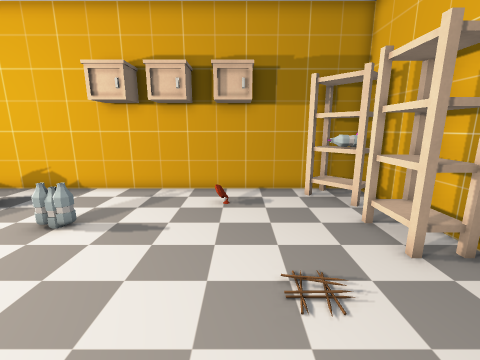
[1] (above)

13 first-person views from a walk through a level from a Godot 3-D game. The camera is 1.5 m above the floor, tilts 12° down and sees 90° across. The floor is counted in squares, 0.5 m on a side. Each view is taken from the middle of a square. On the plan, view 1 faces up. The plan holds only what a view shows up to about 19 squares ahead; the rest is blank. Some surface patterns are stand-ins.

[2]
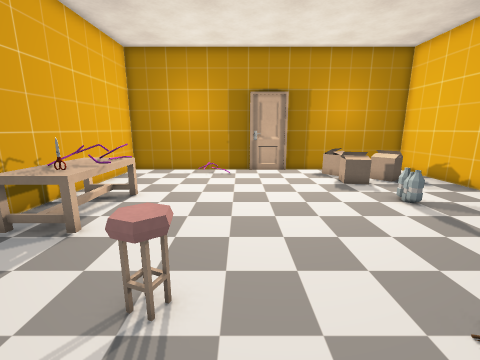

[3]
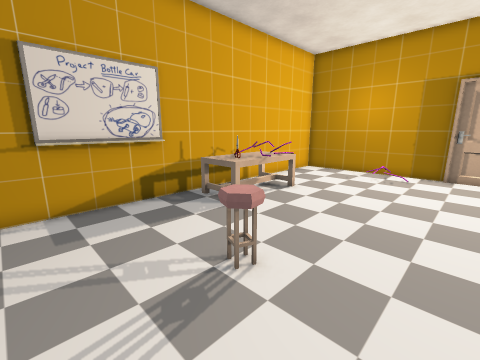

[4]
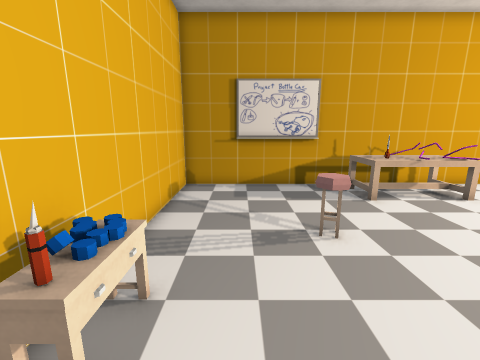

[5]
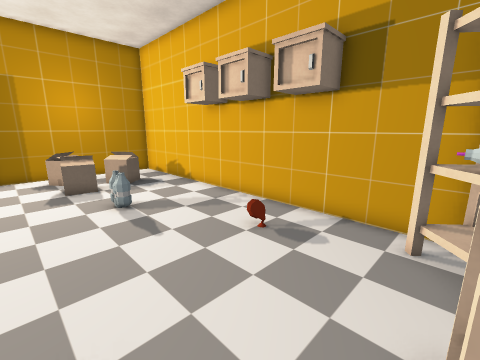

[6]
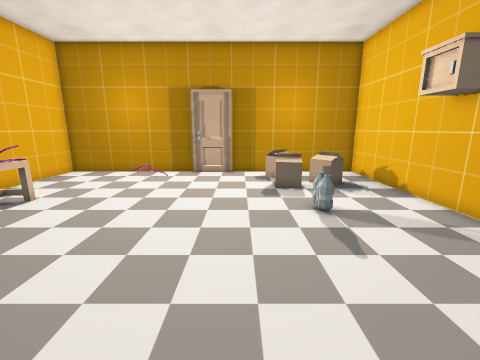

[7]
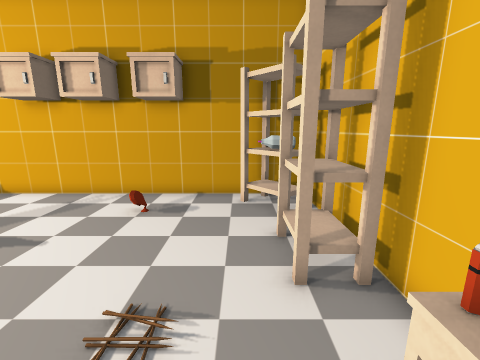

[8]
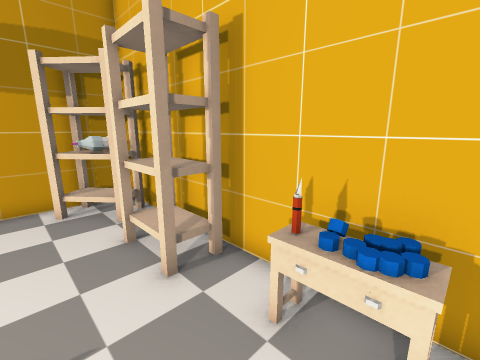

[9]
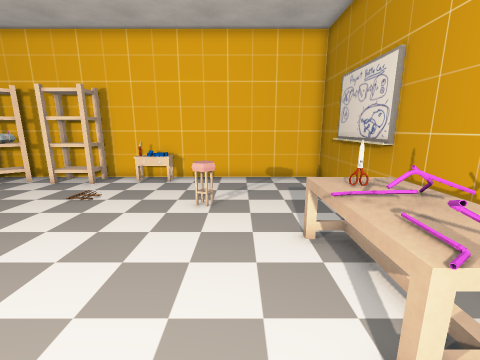

[10]
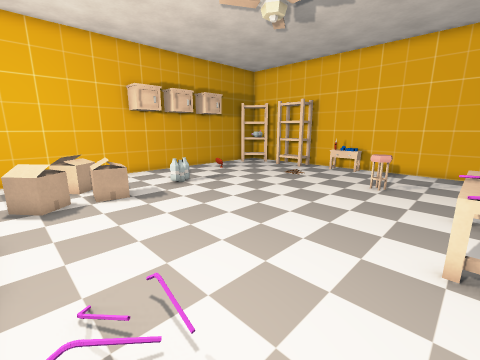

[11]
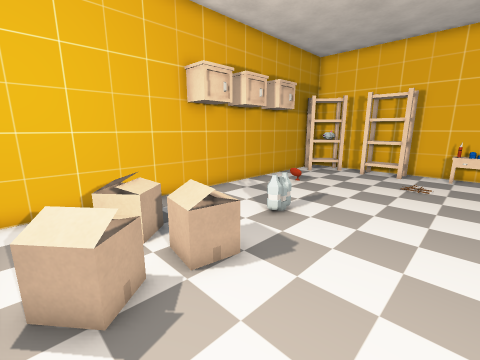

[12]
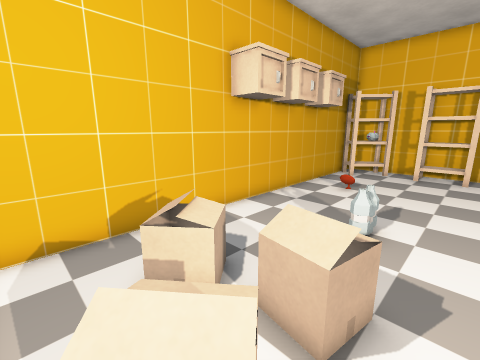

[13]
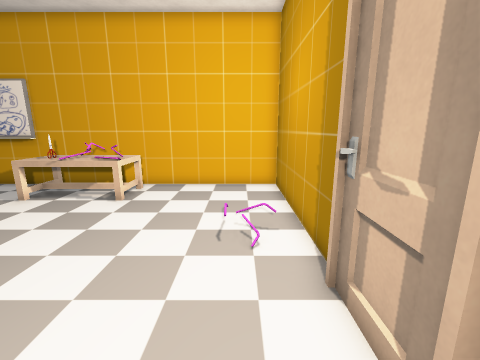

### Floor plan
Points are (right, up) in squares from view 1. A wall is a line through its corners. A room is listed if a view was taken in it or the views show most of it. See-through windows are left out.
Room 1 (views 1, 2, 3, 4, 5, 6, 7, 8, 9, 10, 11, 12, 13)
walls: (-13.8, 3.5) (-13.8, 0.6); (-14, 2.9) (-14, 1.4); (-14, 0.8) (-14, -8) (-0.4, -8); (2.4, -8) (6, -8) (6, 12) (-14, 12) (-14, 3.4)
low walls: (4.6, 1.5) (5, 2.4); (4.7, 1.8) (5.2, 2) (4.6, 2.3) (5.2, 2.5); (5, 1.9) (4.9, 2.1) (5.4, 1.9)
ways out: closed door at (-14, 2)
objects: box (-13, 6) to (-11, 7); box (-11, 8) to (-10, 10); box (-10, 6) to (-9, 7); table (-7, -7) to (-3, -5); other object (-7, -5); other object (-6, 7); other object (-5, 7); stool (0, -2) to (1, -1); bookshelf (4, 5) to (5, 7); bookshelf (4, 9) to (5, 11); other object (5, 1); other object (5, 3)

Where each view was taken, in squares from view 1:
view 1: 0 up, 0 right, facing up
view 2: 0 up, 4 right, facing left
view 3: 2 up, 4 right, facing down-left
view 4: 5 up, 3 right, facing down
view 5: 4 up, 4 right, facing up-left
view 6: 4 up, 3 right, facing left
view 7: 1 up, 3 right, facing up
view 8: 1 up, 2 right, facing up-right
view 9: 3 down, 9 left, facing right
view 10: 5 down, 13 left, facing up-right
view 11: 2 up, 13 left, facing up-right
view 12: 5 up, 13 left, facing up-right
view 13: 5 up, 12 left, facing down
